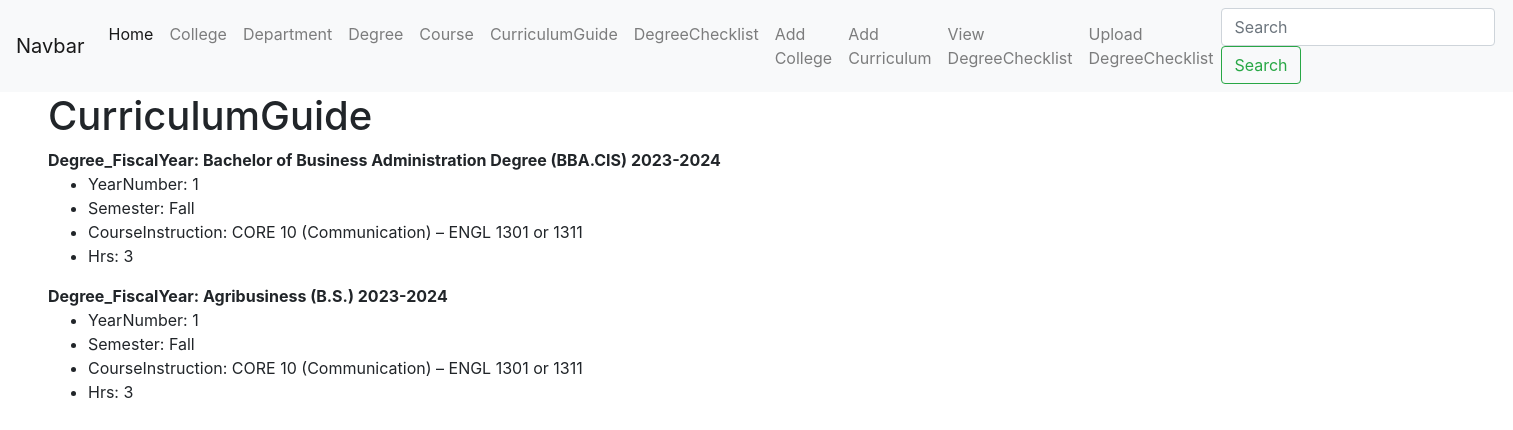
Page /curriculumguide on the earlier database version.
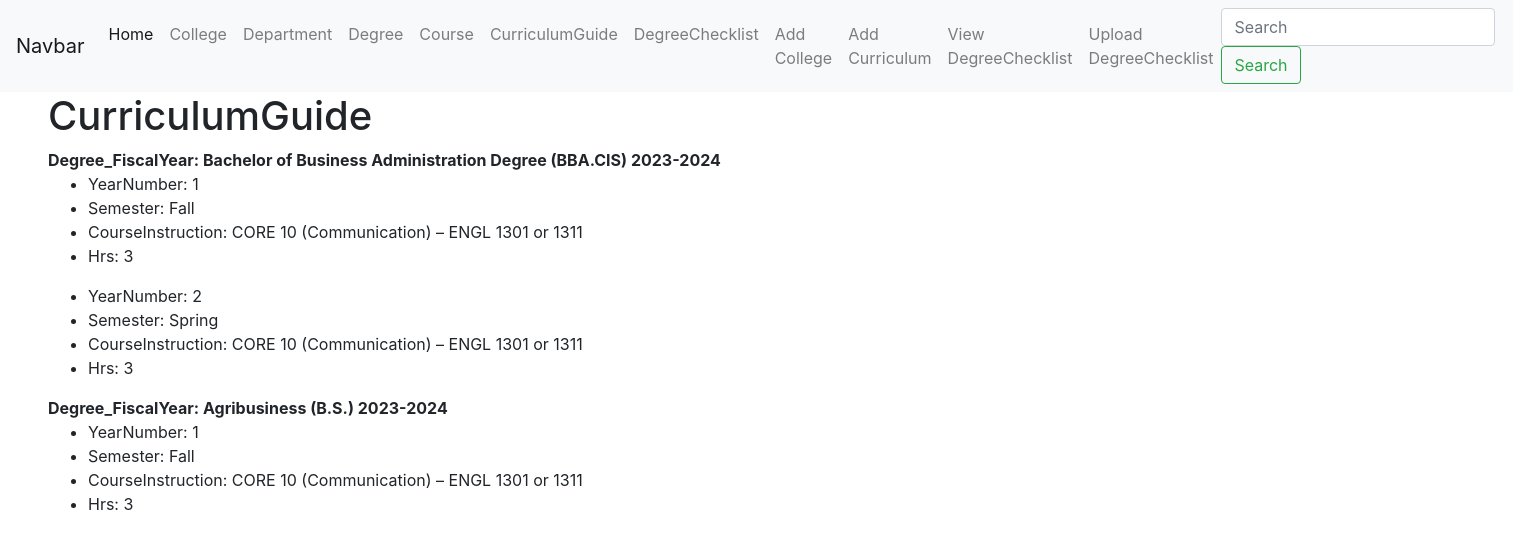
Same page on the later database version.
### degree_checklist/models.py (models this page shows)
class CurriculumGuide(models.Model):
    DegreeID = models.ForeignKey(Degree, on_delete=models.CASCADE)
    FiscalYear = models.CharField(max_length=20)
    RowID = models.IntegerField()
    YearNumber = models.IntegerField()
    Semester = models.CharField(max_length=20)
    CourseInstruction = models.CharField(max_length=500)
    Hrs = models.IntegerField()
    class Meta:
        unique_together = (('DegreeID', 'FiscalYear','RowID'),)

class Degree(models.Model):
    DegreeID = models.CharField(max_length=50, primary_key=True)
    DegreeName = models.CharField(max_length=200)
    DepartmentID = models.ForeignKey(Department, on_delete=models.CASCADE)

### degree_checklist/views.py (the view)
# urls.py: path('curriculumguide', views.all_curriculum_guide, name="curriculum-guide"),
def all_curriculum_guide(request):
    curriculum_guide = CurriculumGuide.objects.all().order_by('DegreeID','FiscalYear','RowID')
    return render(request, 'curriculum_guide.html',
    {
        'curriculum_guide' : curriculum_guide,
        "title": "CurriculumGuide"
        }
    )

### degree_checklist/templates/curriculum_guide.html
{% extends "base.html" %}
{% block content %}
    <h1>{{ title }}</h1>
    {% for curriculum in curriculum_guide %}
        {% if curriculum.RowID == 1 %}
            <strong>Degree_FiscalYear: {{curriculum.DegreeID.DegreeName}} {{curriculum.FiscalYear}}</strong>
        {% endif %}
        <ul>
             <li>YearNumber: {{ curriculum.YearNumber }} </li>
             <li>Semester: {{curriculum.Semester }} </li>
             <li>CourseInstruction:  {{curriculum.CourseInstruction }} </li>
             <li>Hrs: {{curriculum.Hrs }} </li>
        </ul>
    {% endfor %}
{% endblock %}

Differences in the rows shown:
added CurriculumGuide: YearNumber "2", Semester "Spring", CourseInstruction "CORE 10 (Communication) – ENGL 1301 or 1311", Hrs "3"
